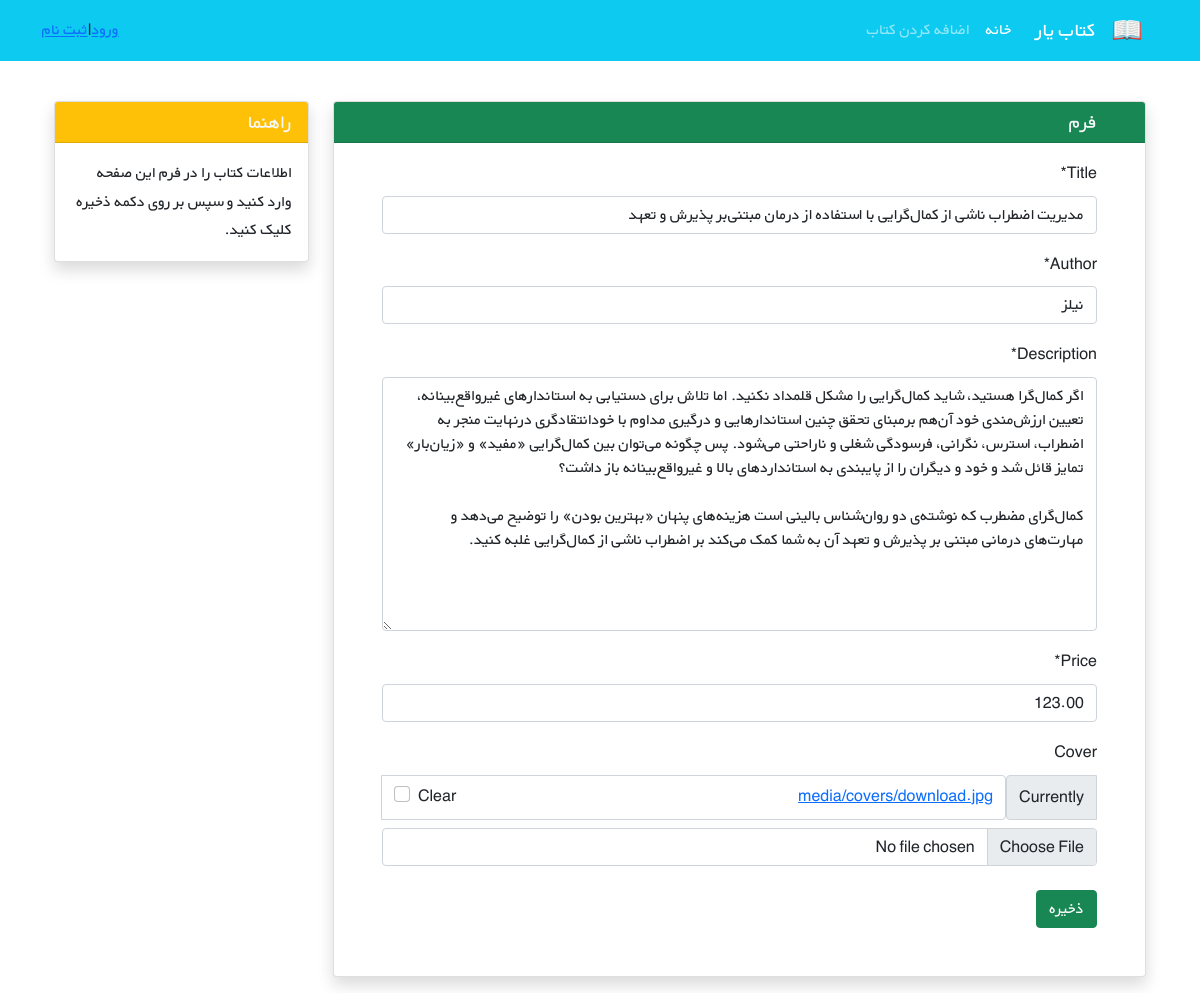
Screenshot of /books/4/update/ with the database file from the repository.
### books/models.py (models this page shows, shortened)
class Book(models.Model):
    title = models.CharField(max_length=200)
    author = models.CharField(max_length=50)
    price = models.DecimalField(max_digits=100 , decimal_places=2)
    content = models.TextField()
    description = models.TextField()
    cover = models.ImageField(upload_to='media/covers/' ,blank=True)

### books/views.py (the view)
# urls.py: path('<int:pk>/update/', views.BookUpdateView.as_view(), name='book_update'),
class BookUpdateView(generic.UpdateView):
    model = Book
    fields = ['title', 'author','description', 'price', 'cover']
    template_name = "books/update_book.html"

### books/templates/books/update_book.html (shortened to what this page needs)
{% extends '_base.html' %}
{% load crispy_forms_tags %}
{% block content %}
    <div class="container mt-4" dir="rtl">
    <div class="row">
        <div class="col-9">
            <div class="card shadow my-3">
                <h5 class="card-header bg-success text-light px-5">فرم</h5>
                <div class="px-5 pt-3 pb-5">
                    <form method="POST" enctype="multipart/form-data">
                        <form action="" method="post">
                        {{ form|crispy }}
                        <button type="submit" class="btn btn-success mt-2">ذخیره</button>
                    </form>
                </div>
            </div>
        </div>
        <div class="col-3">
                <div class="card my-3 shadow">
                    <h5 class="card-header bg-warning text-light">راهنما</h5>
                    <div class="card-body">
                        <p class="card-text">
                            اطلاعات کتاب را در فرم این صفحه وارد کنید و سپس بر روی دکمه ذخیره کلیک کنید.
                        </p>
                    </div>
                </div>
        </div>
    </div>
</div>
{% endblock content %}

### static/css/style.css (style rules this page uses)
* { font-family: 'BYekan', sans-serif; line-height: 1.8rem; }

### rows the page displays
Book: title "مدیریت اضطراب ناشی از کمال‌گرایی با استفاده از درمان مبتنی‌بر پذیرش و تعهد", author "نیلز", description "اگر کمال‌گرا هستید، شاید کمال‌گرایی را مشکل قلمداد نکنید. اما تلاش برای دستیابی به استاندارهای غیرواقع‌بینانه، تعیین ارزش‌مندی خود آن‌هم برمبنای تحقق چنین استاندارهایی و درگیری مداوم با خودانتقادگری درنهایت منجر به اضطراب، استرس، نگرانی، فرسودگی شغلی و ناراحتی می‌شود. پس چگونه می‌توان بین کمال‌گرایی «مفید» و «زیان‌بار» تمایز قائل شد و خود و دیگران را از پایبندی به استانداردهای بالا و غیرواقع‌بینانه باز داشت؟ کمال‌گرای مضطرب که نوشته‌ی دو روان‌شناس بالینی است هزینه‌های پنهان «بهترین بودن» را توضیح می‌دهد و مهارت‌های درمانی مبتنی بر پذیرش و تعهد آن به شما کمک می‌کند بر اضطراب ناشی از کمال‌گرایی غلبه کنید.", price "123.00"
